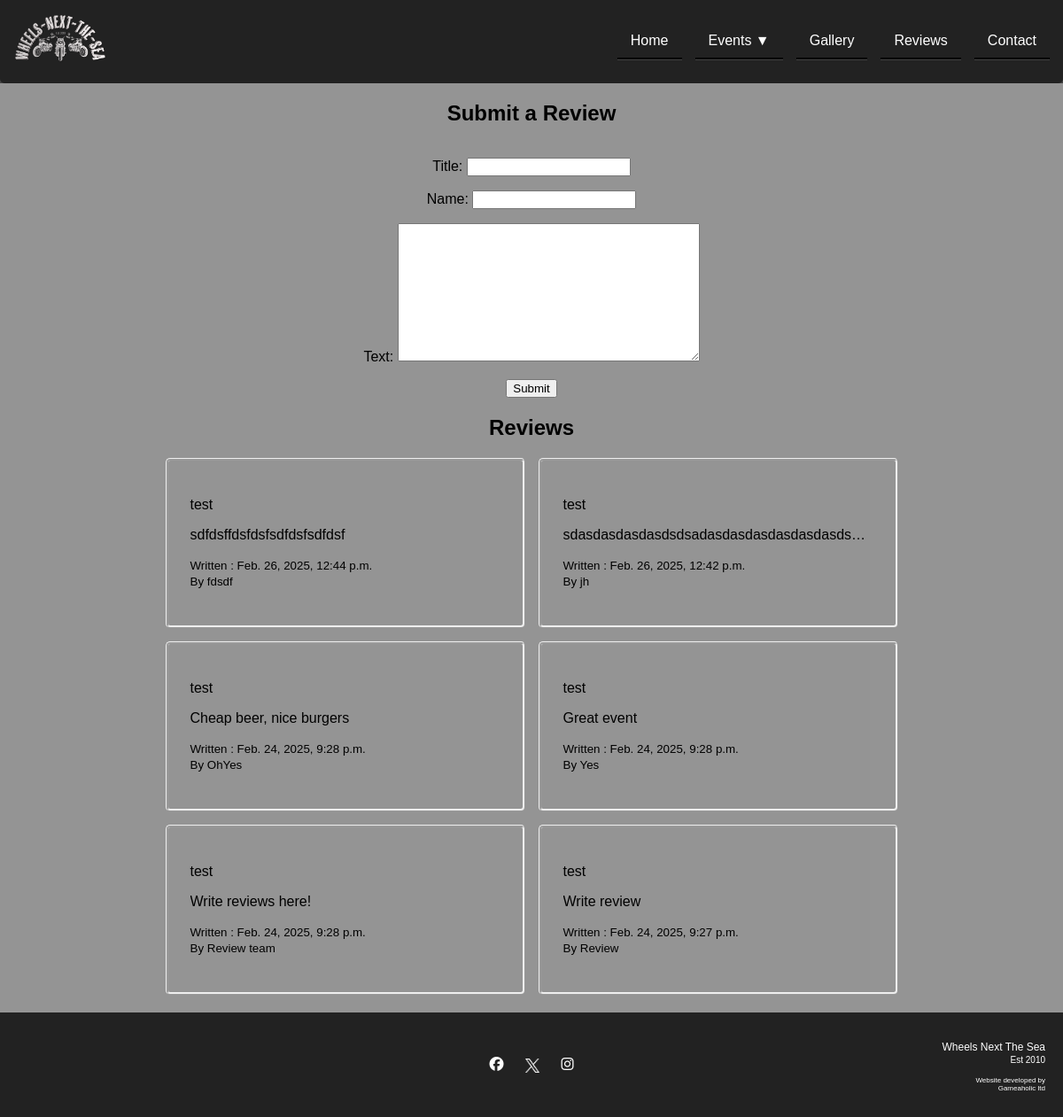
The app's page /reviews/ with its own data.
### reviews/models.py (models this page shows, shortened)
class Review(models.Model):
    title = models.CharField(max_length=100)
    name = models.CharField(max_length=100)
    text = models.TextField(max_length=500)
    created_at = models.DateTimeField(auto_now_add=True)

### reviews/views.py (the view)
# urls.py: path('', views.reviews, name="reviews"),
def reviews(request):
    reviews = Review.objects.order_by('-created_at')
    form = ReviewForm()
    if request.method == "POST":
        form = ReviewForm(request.POST)
        if form.is_valid():
            form.save()
            return redirect('reviews')
    return render(request, 'reviews.html', {'form': form, 'reviews': reviews})

### reviews/forms.py
class ReviewForm(forms.ModelForm):
    class Meta:
        model = Review
        fields = ['title', 'name', 'text']

### reviews/templates/reviews.html (shortened to what this page needs)
{% extends "base.html" %}
{% block content %}
<div id="review-page">
    <h2>Submit a Review</h2>
    <form class="review-form" method="post">
        {{ form.as_p }}
        <button type="submit">Submit</button>
    </form>
    <h2>Reviews</h2>
    <div class="review-list">
        {% for review in reviews %}
        <div class="review-items">
            <ul>
                <li>
                    <p>{{review.title}}</p>
                </li>
                <li>
                        <p class="review-text" data-full="{{ review.text }}">
                            {{ review.text }}
                        </p>
                </li>
                <li>
                    <p><small>Written : {{ review.created_at }} <br> By {{review.name}}</small></p>
                </li>
            </ul>
        </div>
        {% endfor %}
    </div>
</div>
{% endblock %}

### static/css/base.css (style rules this page uses)
html { height: 100%; }
body { font-family: Arial, sans-serif; margin: 0; padding: 0; display: flex; flex-direction: column; background-color: #444444; width: 100%; height: 100%; }
#review-page { display: grid; background: #949494; }
#review-page h2 { text-align: center; }
.review-form { text-align: center; }
.review-list { display: flex; flex-wrap: wrap; justify-content: center; gap: 15px; padding-bottom: 20px; }
.review-items { border-style: ridge; border-radius: 5px; width: 35%; min-width: 250px; max-width: 350px; padding: 25px; overflow: hidden; position: relative; }
.review-items ul { list-style: none; padding: 0; }
.review-text { display: -webkit-box; -webkit-line-clamp: 3; -moz-line-clamp: 3; -webkit-box-orient: vertical; overflow: hidden; text-overflow: ellipsis; max-width: 100%; white-space: normal; display: block; display: -moz-box; -moz-box-orient: vertical; }

### records on screen
Review: title "test", text "sdfdsffdsfdsfsdfdsfsdfdsf", created_at "Feb. 26, 2025, 12:44 p.m.", name "fdsdf"
Review: title "test", text "sdasdasdasdasdsdsadasdasdasdasdasdasds…", created_at "Feb. 26, 2025, 12:42 p.m.", name "jh"
Review: title "test", text "Cheap beer, nice burgers", created_at "Feb. 24, 2025, 9:28 p.m.", name "OhYes"
Review: title "test", text "Great event", created_at "Feb. 24, 2025, 9:28 p.m.", name "Yes"
Review: title "test", text "Write reviews here!", created_at "Feb. 24, 2025, 9:28 p.m.", name "Review team"
Review: title "test", text "Write review", created_at "Feb. 24, 2025, 9:27 p.m.", name "Review"
